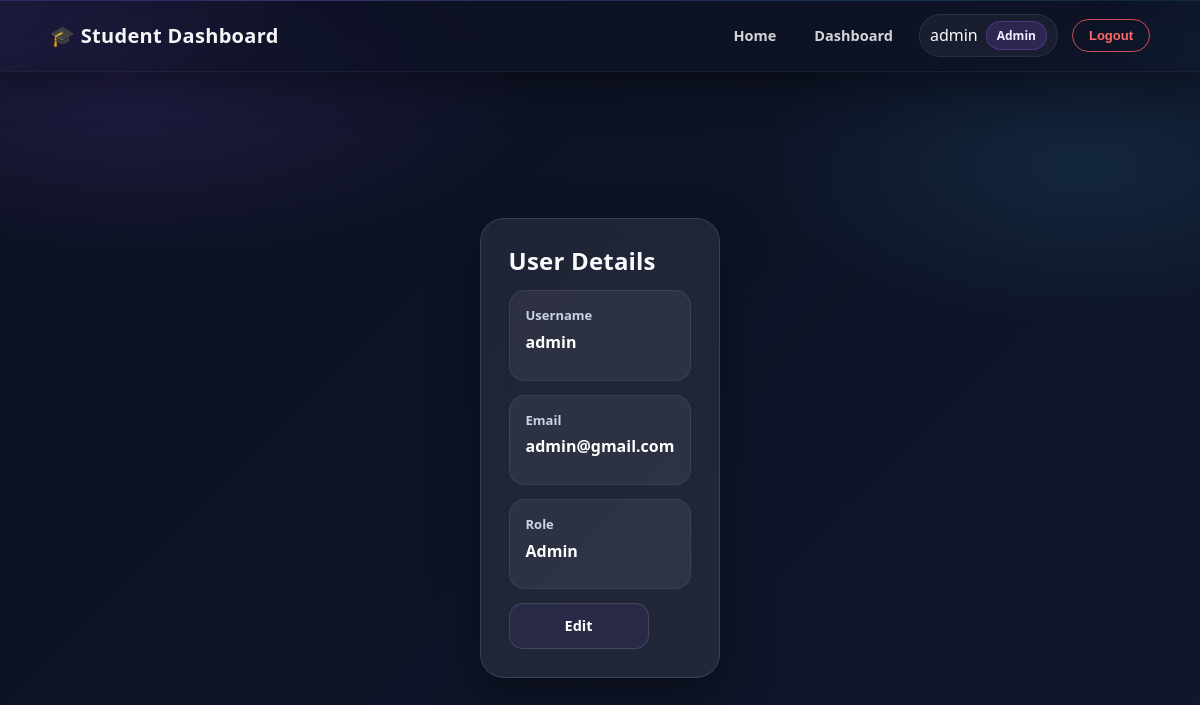
/users/1 (signed in), run on an earlier commit of the app's database.
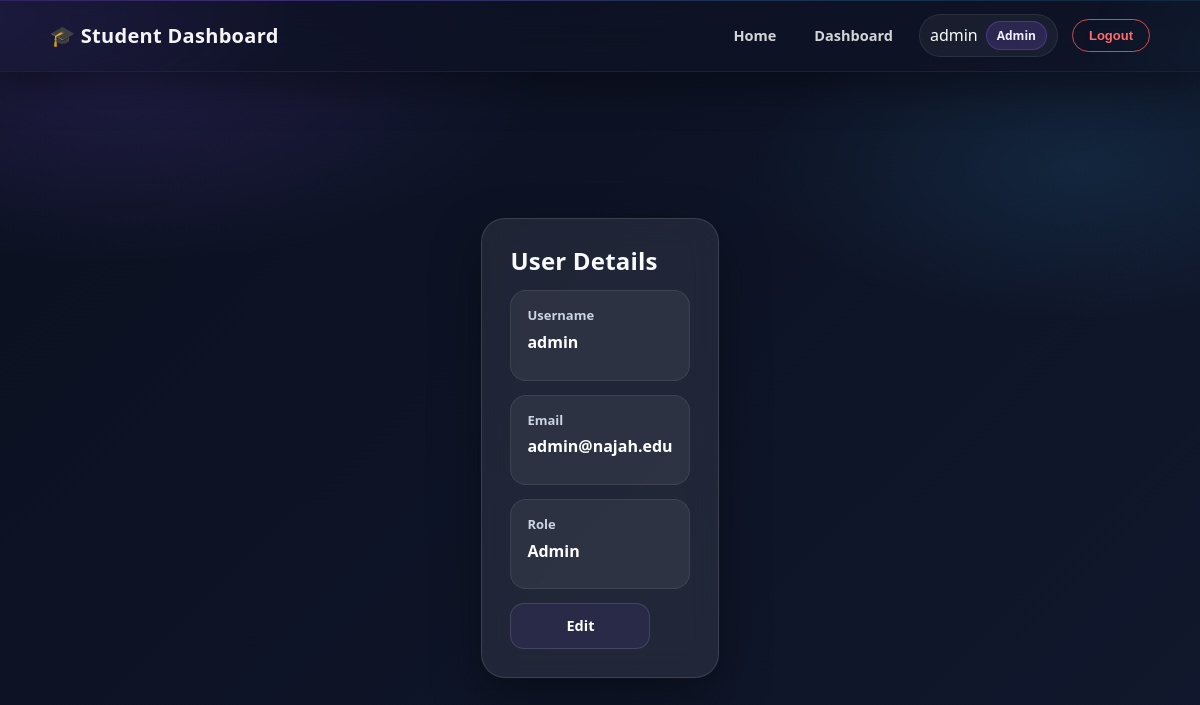
And on a later commit of the database.
### app/models/user.py (models this page shows, shortened)
class User(db.Model, UserMixin):
    __tablename__ = "users"
    ROLE_ADMIN = "admin"
    ROLE_INSTRUCTOR = "instructor"
    ROLE_STUDENT = "student"
    ROLES = [ROLE_ADMIN, ROLE_INSTRUCTOR, ROLE_STUDENT]
    id = db.Column(db.Integer, primary_key=True)
    username = db.Column(db.String(80), nullable=False, unique=True, index=True)
    email = db.Column(db.String(120), nullable=False, unique=True, index=True)
    password_hash = db.Column(db.String(255), nullable=False)
    role = db.Column(db.String(20), nullable=False, default=ROLE_STUDENT)
    profile_picture = db.Column(db.String(255), nullable=True)
    @property
    def is_student(self):
        return self.role == self.ROLE_STUDENT

### app/routes/user_page_routes.py (the view)
@user_page_bp.route("/<int:user_id>")
@login_required
@admin_required
def user_details(user_id):
    user = get_user_by_id(user_id)
    if user is None:
        abort(404)
    return render_template("user_details.html", user=user)

### app/services/user_service.py (called while the page is built)
def get_user_by_id(user_id):
    return db.session.get(User, user_id)

### app/templates/user_details.html (shortened to what this page needs)
{% extends "base.html" %}
{% block content %}
<div class="home">
  <div class="glass-card">
    <h2>User Details</h2>
    <div class="detail-item">
      <span>Username</span>
      <p>{{ user.username }}</p>
    </div>
    <div class="detail-item">
      <span>Email</span>
      <p>{{ user.email }}</p>
    </div>
    <div class="detail-item">
      <span>Role</span>
      <p>{{ user.role|capitalize }}</p>
    </div>
    <a class="btn" href="{{ url_for('user_page_bp.edit_user', user_id=user.id) }}">Edit</a>
  </div>
</div>
{% endblock %}

### app/templates/base.html (shortened to what this page needs)
<!DOCTYPE html>
<html lang="en">
  <head>
    <link rel="stylesheet" href="{{ url_for('static', filename='style.css') }}" />
  </head>
  <body>
    <nav class="navbar">
      <div class="nav-container">
        <div class="logo">🎓 Student Dashboard</div>
        <div class="links">
          <a href="{{ url_for('main_bp.home') }}">Home</a>
          {% if current_user.is_authenticated %}
            {% if current_user.is_student %}
              <a href="{{ url_for('student_page_bp.my_courses') }}">My Courses</a>
            {% else %}
              <a href="{{ url_for('main_bp.dashboard') }}">Dashboard</a>
            {% endif %}
            <div class="user-mini-card">
              <span>{{ current_user.username }}</span>
              <span class="role-badge">{{ current_user.role|capitalize }}</span>
            </div>
            <form action="{{ url_for('auth_bp.logout') }}" method="POST" style="display: inline;">
              <button type="submit" class="logout-btn">Logout</button>
            </form>
          {% else %}
            <a href="{{ url_for('auth_bp.login') }}">Login</a>
            <a href="{{ url_for('auth_bp.register') }}" class="register-btn">Register</a>
          {% endif %}
        </div>
      </div>
    </nav>
    <main class="container">
      {% block content %}{% endblock %}
    </main>
  </body>
</html>

What changed in the data, as far as the page shows it:
changed User "admin": email "admin@gmail.com" → "admin@najah.edu"
